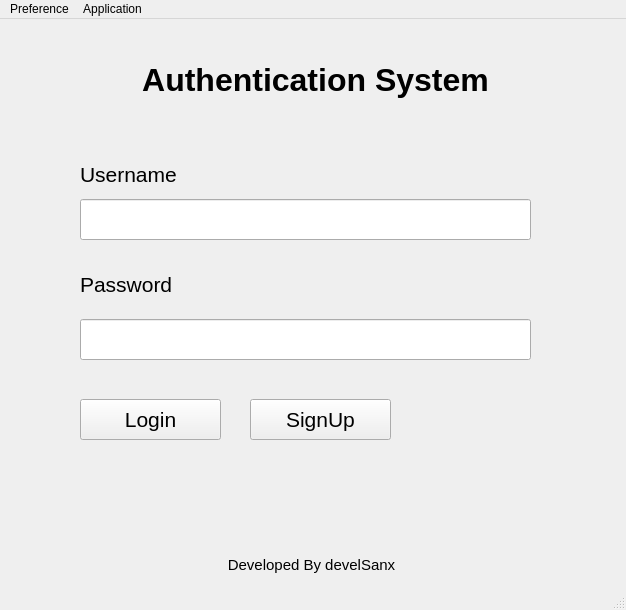
<?xml version="1.0" encoding="UTF-8"?>
<ui version="4.0">
 <class>WindowLogin</class>
 <widget class="QMainWindow" name="WindowLogin">
  <property name="geometry">
   <rect>
    <x>0</x>
    <y>0</y>
    <width>626</width>
    <height>610</height>
   </rect>
  </property>
  <property name="windowTitle">
   <string>Login</string>
  </property>
  <property name="statusTip">
   <string>Enter Password</string>
  </property>
  <widget class="QWidget" name="centralwidget">
   <widget class="QLabel" name="LabelUsername">
    <property name="geometry">
     <rect>
      <x>80</x>
      <y>130</y>
      <width>131</width>
      <height>51</height>
     </rect>
    </property>
    <property name="font">
     <font>
      <pointsize>16</pointsize>
     </font>
    </property>
    <property name="text">
     <string>Username</string>
    </property>
   </widget>
   <widget class="QLabel" name="labelPassword">
    <property name="geometry">
     <rect>
      <x>80</x>
      <y>240</y>
      <width>131</width>
      <height>51</height>
     </rect>
    </property>
    <property name="font">
     <font>
      <pointsize>16</pointsize>
     </font>
    </property>
    <property name="text">
     <string>Password</string>
    </property>
   </widget>
   <widget class="QLabel" name="titleLogin">
    <property name="geometry">
     <rect>
      <x>10</x>
      <y>40</y>
      <width>611</width>
      <height>41</height>
     </rect>
    </property>
    <property name="font">
     <font>
      <pointsize>24</pointsize>
      <weight>75</weight>
      <bold>true</bold>
     </font>
    </property>
    <property name="text">
     <string>Authentication System</string>
    </property>
    <property name="alignment">
     <set>Qt::AlignCenter</set>
    </property>
   </widget>
   <widget class="QPushButton" name="loginButton">
    <property name="geometry">
     <rect>
      <x>80</x>
      <y>380</y>
      <width>141</width>
      <height>41</height>
     </rect>
    </property>
    <property name="font">
     <font>
      <pointsize>16</pointsize>
     </font>
    </property>
    <property name="text">
     <string>Login</string>
    </property>
   </widget>
   <widget class="QPushButton" name="signupButton">
    <property name="geometry">
     <rect>
      <x>250</x>
      <y>380</y>
      <width>141</width>
      <height>41</height>
     </rect>
    </property>
    <property name="font">
     <font>
      <pointsize>16</pointsize>
     </font>
    </property>
    <property name="text">
     <string>SignUp</string>
    </property>
   </widget>
   <widget class="QLineEdit" name="inputUsername">
    <property name="geometry">
     <rect>
      <x>80</x>
      <y>180</y>
      <width>451</width>
      <height>41</height>
     </rect>
    </property>
    <property name="font">
     <font>
      <pointsize>16</pointsize>
     </font>
    </property>
    <property name="statusTip">
     <string>Enter Username</string>
    </property>
   </widget>
   <widget class="QLineEdit" name="inputPassword">
    <property name="geometry">
     <rect>
      <x>80</x>
      <y>300</y>
      <width>451</width>
      <height>41</height>
     </rect>
    </property>
    <property name="font">
     <font>
      <pointsize>16</pointsize>
     </font>
    </property>
    <property name="statusTip">
     <string>Enter Password</string>
    </property>
    <property name="echoMode">
     <enum>QLineEdit::Password</enum>
    </property>
   </widget>
   <widget class="QLabel" name="label">
    <property name="geometry">
     <rect>
      <x>1</x>
      <y>510</y>
      <width>621</width>
      <height>71</height>
     </rect>
    </property>
    <property name="font">
     <font>
      <pointsize>11</pointsize>
     </font>
    </property>
    <property name="text">
     <string>Developed By develSanx</string>
    </property>
    <property name="alignment">
     <set>Qt::AlignCenter</set>
    </property>
   </widget>
  </widget>
  <widget class="QMenuBar" name="menubar">
   <property name="geometry">
    <rect>
     <x>0</x>
     <y>0</y>
     <width>626</width>
     <height>30</height>
    </rect>
   </property>
   <widget class="QMenu" name="menuAction">
    <property name="title">
     <string>Preference</string>
    </property>
    <widget class="QMenu" name="menuTheme">
     <property name="title">
      <string>Theme</string>
     </property>
     <addaction name="actionLight"/>
     <addaction name="actionDark"/>
    </widget>
    <addaction name="menuTheme"/>
   </widget>
   <widget class="QMenu" name="menuApplication">
    <property name="title">
     <string>Application</string>
    </property>
    <addaction name="actionAbout"/>
    <addaction name="actionQuit_3"/>
   </widget>
   <addaction name="menuAction"/>
   <addaction name="menuApplication"/>
  </widget>
  <widget class="QStatusBar" name="statusbar"/>
  <action name="actionAdd_User">
   <property name="text">
    <string>Add User</string>
   </property>
  </action>
  <action name="actionQuit">
   <property name="text">
    <string>Quit</string>
   </property>
  </action>
  <action name="actionLight">
   <property name="text">
    <string>Light</string>
   </property>
  </action>
  <action name="actionDark">
   <property name="text">
    <string>Dark</string>
   </property>
  </action>
  <action name="actionQuit_2">
   <property name="text">
    <string>Quit</string>
   </property>
  </action>
  <action name="actionAbout">
   <property name="text">
    <string>About</string>
   </property>
  </action>
  <action name="actionQuit_3">
   <property name="text">
    <string>Quit</string>
   </property>
  </action>
 </widget>
 <resources/>
 <connections/>
</ui>
